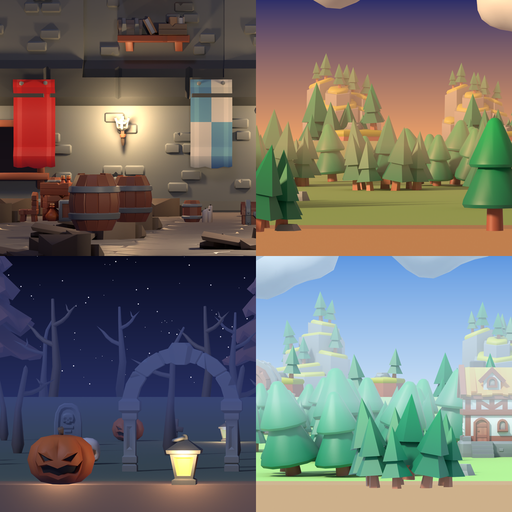
#> input picture packs/decors3d/vignette.png, 512 x 512 px, found by its file name
$ python -i generer_prefabs.py   (imports and definitions only)
#> lines starting #> are read from the running program, lines starting #| are printed output that depends on the picture
#!/usr/bin/env python3
"""Fabrique les PREFABS EN LIGNE de Yop2D (objets prêts à l'emploi à télécharger depuis le moteur).

Source : un dossier par prefab dans prefabs/ (voir prefabs/LISEZMOI.md) :
    prefabs/<id>/prefab.json     nom et description en 9 langues, licence, auteur
    prefabs/<id>/...             un petit projet Yop2D à UNE scène (projet_sauvegarde.json, logique/, assets_ludexa/)
    prefabs/<id>/vignette.png    (facultatif) sinon composée avec la dernière image du dossier assets_ludexa/Images

Résultat (dans prefabs/) : <id>-<empreinte>.zip (le nom change quand le contenu change : le cache du site ne peut pas
servir l'ancien), <id>.png (vignette 300 x 300), prefabs.json (la liste lue par le moteur).
Lancé tout seul par le robot GitHub (.github/workflows/prefabs.yml) quand un fichier change dans prefabs/<id>/.
"""
import hashlib, io, json, os, re, zipfile
from PIL import Image

RACINE = os.path.abspath(os.path.join(os.path.dirname(__file__), '..'))
PREFABS = os.path.join(RACINE, 'prefabs')
IGNORER = {'prefab.json', 'vignette.png', 'diag_ludexa.txt', 'meta.json'}


# [10 lines left out: function fichiers, not called in this run]


def vignette(src):
#> called with src = '../packs/decors3d/vignette.png'
    v = os.path.join(src, 'vignette.png')
    if os.path.exists(v):
        im = Image.open(v).convert('RGBA')
    else:
        images = sorted(f for f in os.listdir(os.path.join(src, 'assets_ludexa', 'Images'))
                        if f.lower().endswith(('.png', '.webp', '.jpg')))
        im = Image.open(os.path.join(src, 'assets_ludexa', 'Images', images[-1])).convert('RGBA')
    fond = Image.new('RGBA', (300, 300), (30, 34, 46, 255))
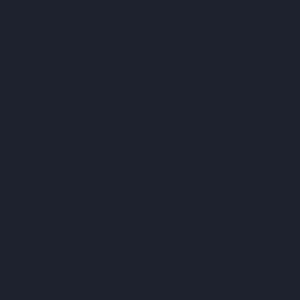
#> fond: PIL image 300x300 RGBA; mean R, G, B, A 30, 34, 46, 255
    echelle = min(260 / im.width, 260 / im.height)
#> echelle = 0.508
    im = im.resize((max(1, int(im.width * echelle)), max(1, int(im.height * echelle))), Image.LANCZOS)
#> im: PIL image 260x260 RGBA
    fond.alpha_composite(im, ((300 - im.width) // 2, (300 - im.height) // 2))
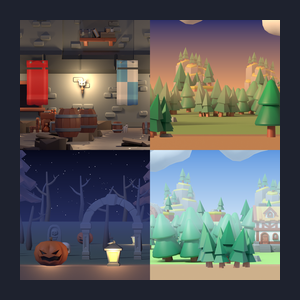
#> fond: PIL image 300x300 RGBA; mean R, G, B, A 90.8, 90.9, 91.1, 255
    tampon = io.BytesIO()
    fond.convert('RGB').save(tampon, 'PNG', optimize=True)
    return tampon.getvalue()


# [47 lines left out: functions construire, main, not called in this run]


# [2 lines not run here, left out]

>>> result = vignette('../packs/decors3d/vignette.png')
